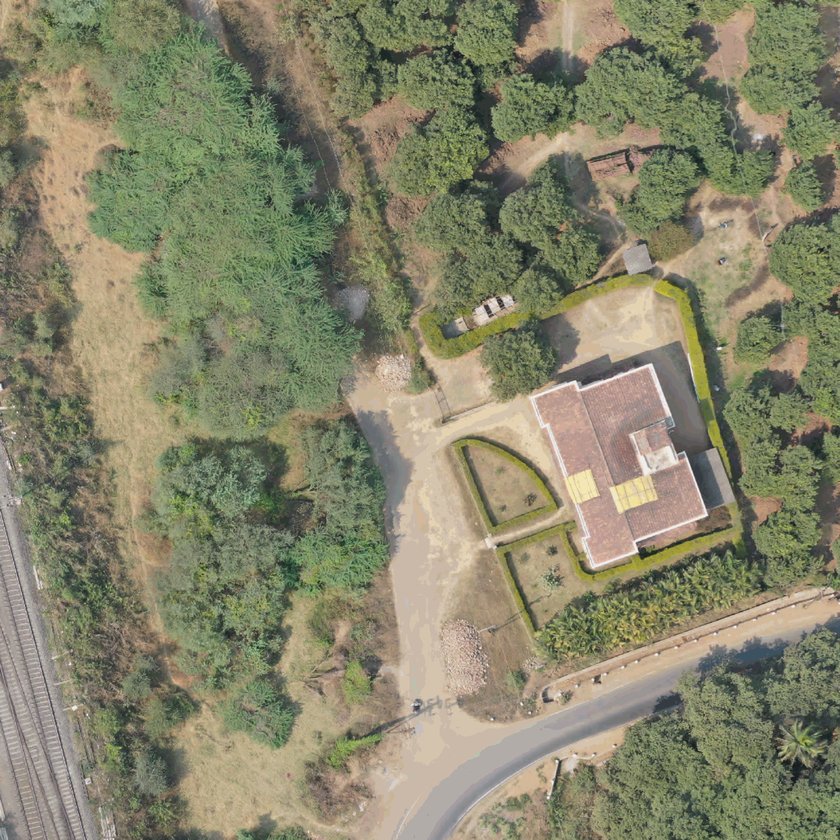
#> input picture a1.png, 840 x 840 px, shrunk from 2000 x 2000 before the run, found by its file name
$ python code.py
#> lines starting #> are read from the running program, lines starting #| are printed output that depends on the picture; after the words box and inside, x2 and y2 are one past the last pixel; in counts of white or black regions, pixels touching at a corner belong together
import cv2
import numpy as np
import matplotlib.pyplot as plt
from skimage.exposure import match_histograms


def load_image_rgb(path):
#> called with path = 'D:\\indrones\\images\\a1.png'
    img = cv2.imread(path)
#> img is the input picture: shape (840, 840, 3); mean B, G, R 106.7, 133, 134.4
    return cv2.cvtColor(img, cv2.COLOR_BGR2RGB)
#> call 2 of load_image_rgb, with path = 'D:\\indrones\\images\\a2.png'
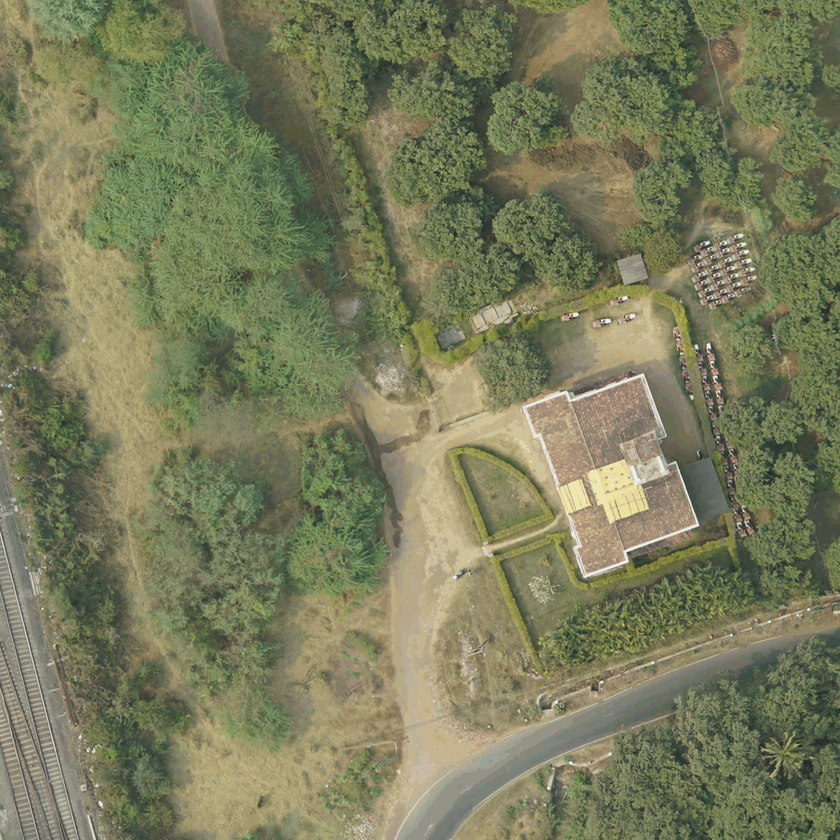
#> input picture a2.png, 840 x 840 px, shrunk from 2000 x 2000 before the run, found by its file name
#> in load_image_rgb, img is the input picture: shape (840, 840, 3); mean B, G, R 91, 123.7, 120.7


# ECC-Based Alignment

def align_images_ecc(img1, img2):
    img1_gray = cv2.cvtColor(img1, cv2.COLOR_RGB2GRAY)
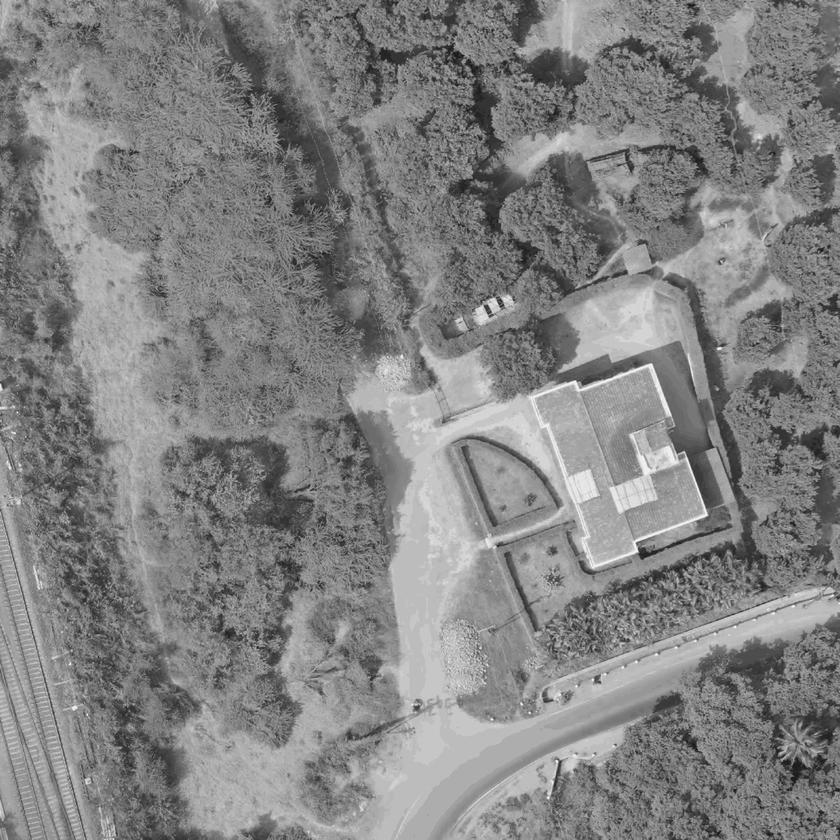
#> img1_gray: shape (840, 840); min 24, max 252, mean 130.4
    img2_gray = cv2.cvtColor(img2, cv2.COLOR_RGB2GRAY)
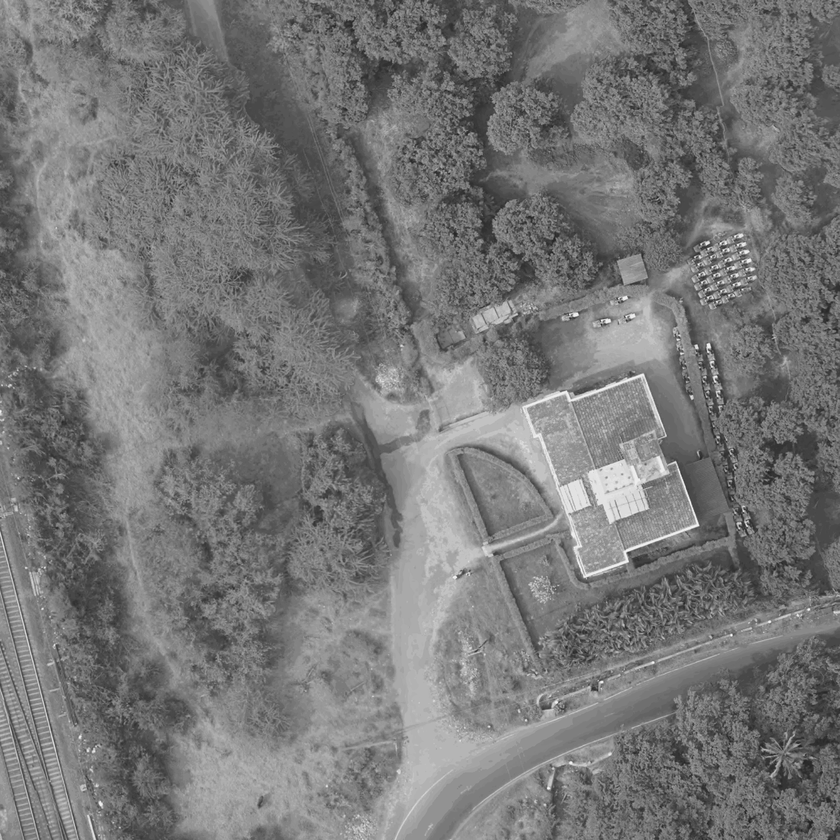
#> img2_gray: shape (840, 840); min 32, max 255, mean 119.1

    warp_matrix = np.eye(3, 3, dtype=np.float32)
    criteria = (cv2.TERM_CRITERIA_EPS | cv2.TERM_CRITERIA_COUNT, 5000, 1e-8)

    try:
        cc, warp_matrix = cv2.findTransformECC(
            img1_gray, img2_gray, warp_matrix, cv2.MOTION_HOMOGRAPHY, criteria
        )
#> cc = 0.748; warp_matrix = [[1, -0.00237, -1.85], [0.00952, 1, 5.03], [1.07e-05, 3.15e-06, 1]]
    except cv2.error as e:
        print(f"ECC alignment failed: {e}")
        return None

    aligned_img2 = cv2.warpPerspective(
        img2, warp_matrix, (img1.shape[1], img1.shape[0]), flags=cv2.INTER_LINEAR + cv2.WARP_INVERSE_MAP
    )

    return aligned_img2


def show_comparison(img1, img2_unaligned, img2_aligned):
    plt.figure(figsize=(18, 6))

    plt.subplot(1, 3, 1)
    plt.title("Reference Image (a1.png)")
    plt.imshow(img1)
    plt.axis('off')

    plt.subplot(1, 3, 2)
    plt.title("Before Alignment (a2.png)")
    plt.imshow(img2_unaligned)
    plt.axis('off')

    plt.subplot(1, 3, 3)
    plt.title("After Alignment")
    plt.imshow(img2_aligned)
    plt.axis('off')

    plt.tight_layout()
    plt.show()


def normalize_environment(img_reference, img_to_adjust):
    normalized = match_histograms(img_to_adjust, img_reference, channel_axis=-1)
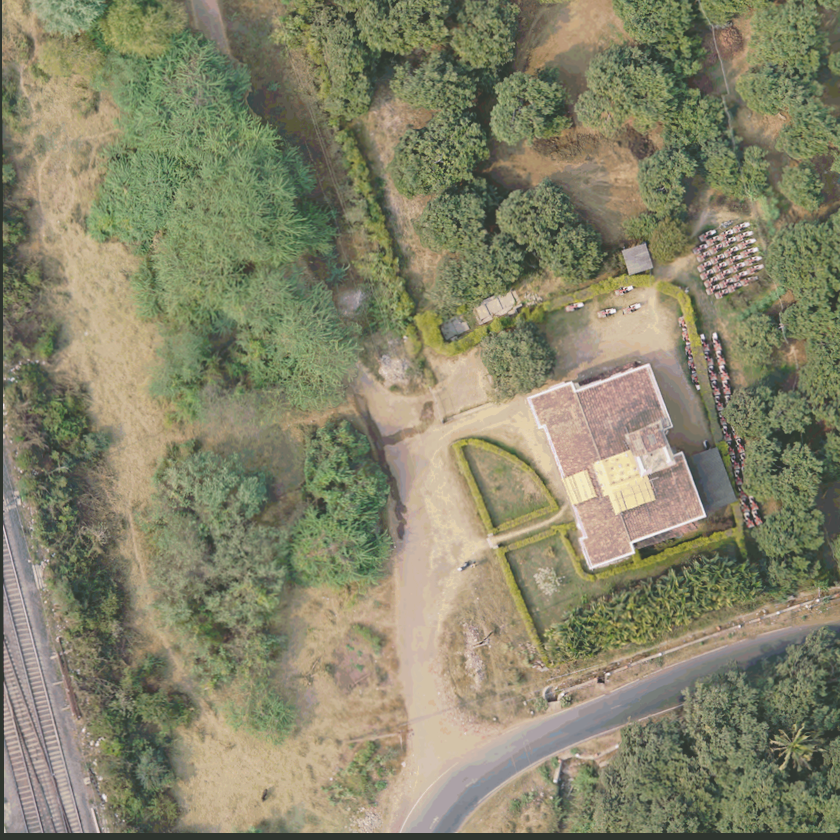
#> normalized: shape (840, 840, 3); mean R, G, B 134.1, 132.7, 106.5
    return normalized

def show_normalization_comparison(reference, before, after):
    plt.figure(figsize=(18, 6))

    plt.subplot(1, 3, 1)
    plt.title("Reference (a1.png)")
    plt.imshow(reference)
    plt.axis('off')

    plt.subplot(1, 3, 2)
    plt.title("Aligned (Before Normalization)")
    plt.imshow(before)
    plt.axis('off')

    plt.subplot(1, 3, 3)
    plt.title("After Histogram Matching")
    plt.imshow(after)
    plt.axis('off')

    plt.tight_layout()
    plt.show()


def detect_changes(reference, normalized):
    diff = cv2.absdiff(reference, normalized)
    gray_diff = cv2.cvtColor(diff, cv2.COLOR_RGB2GRAY)
    _, binary_mask = cv2.threshold(gray_diff, 65, 255, cv2.THRESH_BINARY)
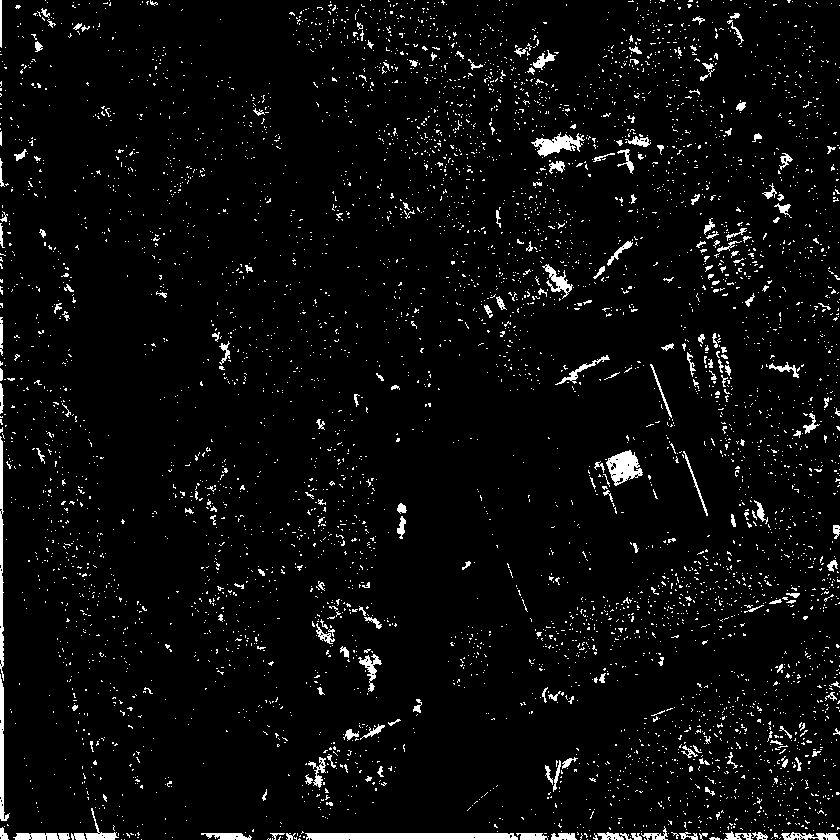
#> binary_mask: shape (840, 840); 4.3% white; 5338 white regions (5117 under 20 px), largest, box (x1, y1, x2, y2) and area: (305, 833, 518, 840) 1452, (606, 450, 643, 486) 747, (0, 436, 4, 681) 708
    kernel = cv2.getStructuringElement(cv2.MORPH_ELLIPSE, (3, 3))
    clean_mask = cv2.morphologyEx(binary_mask, cv2.MORPH_OPEN, kernel)
#> clean_mask: shape (840, 840); 2.1% white; 555 white regions (412 under 20 px), largest, box (x1, y1, x2, y2) and area: (307, 833, 518, 840) 1437, (606, 450, 643, 486) 705, (0, 678, 9, 821) 550
    return clean_mask

def show_change_overlay(reference, change_mask):
    overlay = reference.copy()
    overlay[change_mask > 0] = [255, 0, 0]  # Highlight changes in red
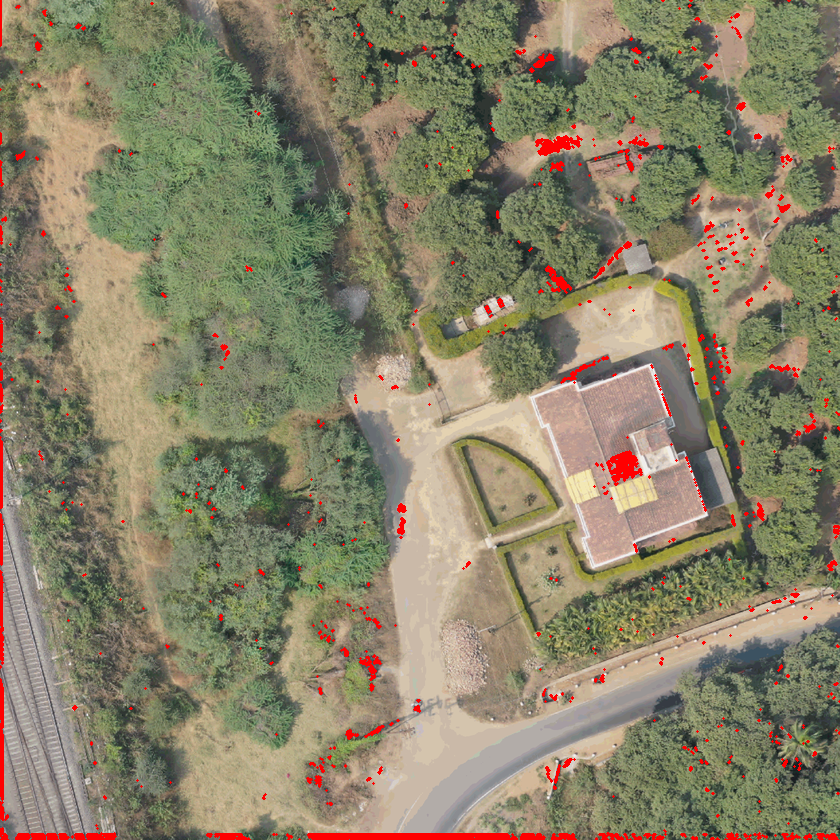
#> overlay: shape (840, 840, 3); mean R, G, B 136.7, 130.1, 104.3

    plt.figure(figsize=(10, 5))
    plt.subplot(1, 2, 1)
    plt.title("Binary Change Mask")
    plt.imshow(change_mask, cmap='gray')
    plt.axis('off')

    plt.subplot(1, 2, 2)
    plt.title("Changes Highlighted on Reference")
    plt.imshow(overlay)
    plt.axis('off')

    plt.tight_layout()
    plt.show()


if __name__ == "__main__":
    img1 = load_image_rgb("D:\\indrones\\images\\a1.png")
    img2 = load_image_rgb("D:\\indrones\\images\\a2.png")

    aligned_img2 = align_images_ecc(img1, img2)
    if aligned_img2 is not None:
        aligned_bgr = cv2.cvtColor(aligned_img2, cv2.COLOR_RGB2BGR)
        cv2.imwrite("D:\\indrones\\images\\aligned_a2.png", aligned_bgr)
        print("✅ Aligned image saved as 'aligned_a2.png'")
        show_comparison(img1, img2, aligned_img2)
    else:
        print("❌ Image alignment failed.")
        exit()

    normalized_img2 = normalize_environment(img1, aligned_img2)
    normalized_bgr = cv2.cvtColor(normalized_img2, cv2.COLOR_RGB2BGR)
    cv2.imwrite("D:\\indrones\\images\\normalized_a2.png", normalized_bgr)
    print("✅ Normalized image saved as 'normalized_a2.png'")
    show_normalization_comparison(img1, aligned_img2, normalized_img2)

    change_mask = detect_changes(img1, normalized_img2)
    cv2.imwrite("D:\\indrones\\images\\change_mask.png", change_mask)
    print("✅ Change mask saved as 'change_mask.png'")
    show_change_overlay(img1, change_mask)
